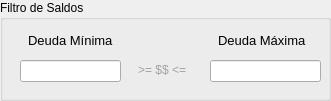
       <widget class="QGroupBox" name="Mod_Init_CTA_Group_3">
        <property name="geometry">
         <rect>
          <x>610</x>
          <y>170</y>
          <width>331</width>
          <height>101</height>
         </rect>
        </property>
        <property name="styleSheet">
         <string notr="true">font: 63 10pt &quot;Bahnschrift SemiBold&quot;;</string>
        </property>
        <property name="title">
         <string>Filtro de Saldos</string>
        </property>
        <widget class="QLineEdit" name="lineEdit_Mod_Init_Min_3">
         <property name="geometry">
          <rect>
           <x>20</x>
           <y>60</y>
           <width>101</width>
           <height>22</height>
          </rect>
         </property>
        </widget>
        <widget class="QLineEdit" name="lineEdit_Mod_Init_Max_3">
         <property name="geometry">
          <rect>
           <x>210</x>
           <y>60</y>
           <width>111</width>
           <height>22</height>
          </rect>
         </property>
        </widget>
        <widget class="QLabel" name="label_Mod_Init_CTA_2">
         <property name="geometry">
          <rect>
           <x>138</x>
           <y>60</y>
           <width>61</width>
           <height>20</height>
          </rect>
         </property>
         <property name="styleSheet">
          <string notr="true">font: 11pt &quot;Microsoft Yi Baiti&quot;;
color: rgb(163, 163, 163);
font: 75 10pt &quot;MS Shell Dlg 2&quot;;</string>
         </property>
         <property name="text">
          <string>&gt;= $$ &lt;=</string>
         </property>
        </widget>
        <widget class="QLabel" name="label_Mod_Init_CTA_Max_3">
         <property name="geometry">
          <rect>
           <x>218</x>
           <y>30</y>
           <width>91</width>
           <height>20</height>
          </rect>
         </property>
         <property name="font">
          <font>
           <family>Leelawadee UI</family>
           <pointsize>10</pointsize>
           <weight>50</weight>
           <italic>false</italic>
           <bold>false</bold>
          </font>
         </property>
         <property name="styleSheet">
          <string notr="true">font: 10pt &quot;Leelawadee UI&quot;;</string>
         </property>
         <property name="text">
          <string>Deuda Máxima</string>
         </property>
        </widget>
        <widget class="QLabel" name="label_Mod_Init_CTA_Min_3">
         <property name="geometry">
          <rect>
           <x>28</x>
           <y>30</y>
           <width>91</width>
           <height>20</height>
          </rect>
         </property>
         <property name="font">
          <font>
           <family>Leelawadee UI</family>
           <pointsize>10</pointsize>
           <weight>50</weight>
           <italic>false</italic>
           <bold>false</bold>
          </font>
         </property>
         <property name="styleSheet">
          <string notr="true">font: 10pt &quot;Leelawadee UI&quot;;</string>
         </property>
         <property name="text">
          <string>Deuda Mínima</string>
         </property>
        </widget>
       </widget>
